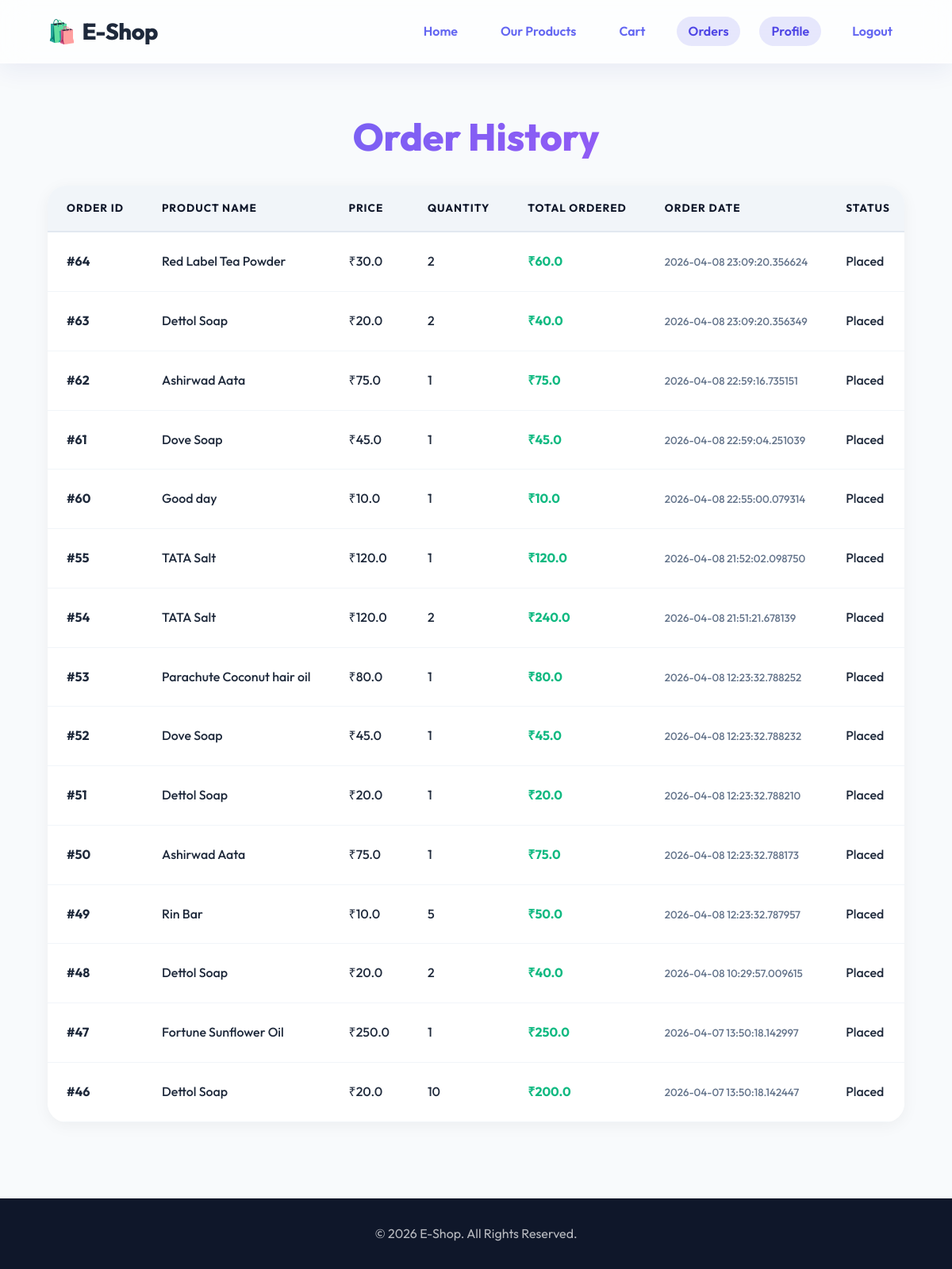
/user/orders (signed in), run on the app's committed database.
### tables this page shows
CREATE TABLE orders(
        id INTEGER PRIMARY KEY AUTOINCREMENT,
        email TEXT,
        product_id INTEGER,
        quantity INTEGER,
        status TEXT,
        order_date TEXT,
        total REAL, bill_id INTEGER, margin REAL DEFAULT 0,
        FOREIGN KEY(email) REFERENCES login(email),
        FOREIGN KEY(product_id) REFERENCES products(product_id)
    );

CREATE TABLE products(
        product_id INTEGER PRIMARY KEY AUTOINCREMENT,
        name TEXT,
        price REAL,
        stock INTEGER,
        description TEXT,
        image TEXT
    , purchasing_price REAL DEFAULT 0);

### main.py (the view)
@app.route('/user/orders')
def orders():
    email = session.get('email')
    if not email:
        return redirect('/login')
    conn = db_conn()
    cursor = conn.cursor()
    cursor.execute("""SELECT orders.id, products.name, products.price, orders.quantity, orders.order_date, orders.total, orders.status FROM orders JOIN products ON orders.product_id = products.product_id WHERE orders.email=? ORDER BY orders.order_date DESC""",(email,))
    orders = cursor.fetchall()
    conn.close()
    return render_template('orders.html',orders=orders)

### main.py (called while the page is built)
def db_conn():
    conn = sqlite3.connect('test.db')
    conn.execute("PRAGMA foreign_keys = ON")
    return conn

@app.context_processor
def inject_shop_name():
    return dict(shop_name=SHOP_NAME)

### templates/orders.html (shortened to what this page needs)
{% extends 'base.html' %}
{% block content %}
<div class="fade-in">
    <h1 class="page-title">Order History</h1>
    {% if orders %}
    <div class="table-wrapper">
        <table class="premium-table">
            <thead>
                <tr>
                    <th>Order ID</th>
                    <th>Product Name</th>
                    <th>Price</th>
                    <th>Quantity</th>
                    <th>Total Ordered</th>
                    <th>Order Date</th>
                    <th>Status</th>
                </tr>
            </thead>
            <tbody>
                {% for o in orders %}
                <tr>
                    <td><strong>#{{ o[0] }}</strong></td>
                    <td>{{ o[1] }}</td>
                    <td>₹{{ o[2] }}</td>
                    <td>{{ o[3] }}</td>
                    <td style="color: var(--success-color); font-weight: bold;">₹{{ o[5] }}</td>
                    <td><small style="color: var(--text-muted);">{{ o[4] }}</small></td>
                    <td>
                        {% if 'Cancelled' in o[6] %}
                        <span style="color: var(--danger-color); font-weight: bold;">{{ o[6] }}</span>
                        {% else %}
                        <span style="color: var(--text-main);">{{ o[6] }}</span>
                        {% endif %}
                    </td>
                </tr>
                {% endfor %}
            </tbody>
        </table>
    </div>
    {% else %}
    <div class="center-container" style="min-height: 40vh; flex-direction: column;">
        <h2 style="color: var(--text-muted); margin-bottom: 2rem;">You have not placed any orders yet.</h2>
        <a href="/user/products" class="btn btn-primary">Start Shopping</a>
    </div>
    {% endif %}
</div>
{% endblock %}

### static/style.css (style rules this page uses)
:root { --primary-color: #6366f1; --primary-light: #818cf8; --primary-dark: #4f46e5; --secondary-color: #0f172a; --accent-color: #ec4899; --accent-hover: #be185d; --success-color: #10b981; --success-hover: #059669; --danger-color: #ef4444; --danger-hover: #b91c1c; --bg-main: #f8fafc; --surface-light: rgba(255, 255, 255, 0.7); --surface-solid: #ffffff; --text-main: #1e293b; --text-muted: #64748b; --text-light: #f8fafc; --gradient-primary: linear-gradient(135deg, #6366f1 0%, #a855f7 100%); --gradient-admin: linear-gradient(135deg, #0f172a 0%, #334155 100%); --radius-sm: 8px; --radius-md: 16px; --radius-lg: 24px; --radius-pill: 9999px; --shadow-soft: 0 4px 20px rgba(0, 0, 0, 0.05); --shadow-hover: 0 10px 40px rgba(99, 102, 241, 0.2); --shadow-glass: 0 8px 32px 0 rgba(31, 38, 135, 0.07); --nav-height: 80px; --transition-fast: 0.2s cubic-bezier(0.4, 0, 0.2, 1); --transition-smooth: 0.4s cubic-bezier(0.4, 0, 0.2, 1); }
* { margin: 0; padding: 0; box-sizing: border-box; }
body { font-family: 'Outfit', sans-serif; background-color: var(--bg-main); color: var(--text-main); line-height: 1.6; overflow-x: hidden; min-height: 100vh; display: flex; flex-direction: column; }
h1, h2, h3, h4, h5, h6 { font-weight: 700; line-height: 1.2; color: var(--secondary-color); margin-bottom: 0.5rem; }
.page-title { text-align: center; font-size: 3rem; font-weight: 800; margin: 2rem 0; background: var(--gradient-primary); -webkit-background-clip: text; background-clip: text; -webkit-text-fill-color: transparent; animation: slideDown 0.8s ease-out forwards; }
.fade-in { animation: fadeUp 0.6s ease-out forwards; }
.table-wrapper { background: var(--surface-solid); border-radius: var(--radius-lg); box-shadow: var(--shadow-soft); overflow-x: auto; overflow-y: hidden; margin: 2rem 0; width: 100%; animation: fadeUp 0.6s ease-out; }
.premium-table { width: 100%; min-width: 1000px; border-collapse: collapse; text-align: left; }
.premium-table th { background: #f1f5f9; padding: 18px 24px; font-weight: 700; color: var(--secondary-color); text-transform: uppercase; font-size: 0.85rem; letter-spacing: 1px; border-bottom: 2px solid #e2e8f0; white-space: nowrap; }
.premium-table td { padding: 20px 24px; border-bottom: 1px solid #f1f5f9; vertical-align: middle; color: var(--text-main); font-weight: 500; white-space: nowrap; }
.premium-table tbody tr { transition: var(--transition-fast); }

### data on the page
orders: id "64", name "Red Label Tea Powder", price "30.0", quantity "2", total "60.0", order_date "2026-04-08 23:09:20.356624", status "Placed"
orders: id "63", name "Dettol Soap", price "20.0", quantity "2", total "40.0", order_date "2026-04-08 23:09:20.356349", status "Placed"
orders: id "62", name "Ashirwad Aata", price "75.0", quantity "1", total "75.0", order_date "2026-04-08 22:59:16.735151", status "Placed"
orders: id "61", name "Dove Soap", price "45.0", quantity "1", total "45.0", order_date "2026-04-08 22:59:04.251039", status "Placed"
orders: id "60", name "Good day", price "10.0", quantity "1", total "10.0", order_date "2026-04-08 22:55:00.079314", status "Placed"
orders: id "55", name "TATA Salt", price "120.0", quantity "1", total "120.0", order_date "2026-04-08 21:52:02.098750", status "Placed"
orders: id "54", name "TATA Salt", price "120.0", quantity "2", total "240.0", order_date "2026-04-08 21:51:21.678139", status "Placed"
orders: id "53", name "Parachute Coconut hair oil", price "80.0", quantity "1", total "80.0", order_date "2026-04-08 12:23:32.788252", status "Placed"
orders: id "52", name "Dove Soap", price "45.0", quantity "1", total "45.0", order_date "2026-04-08 12:23:32.788232", status "Placed"
orders: id "51", name "Dettol Soap", price "20.0", quantity "1", total "20.0", order_date "2026-04-08 12:23:32.788210", status "Placed"
orders: id "50", name "Ashirwad Aata", price "75.0", quantity "1", total "75.0", order_date "2026-04-08 12:23:32.788173", status "Placed"
orders: id "49", name "Rin Bar", price "10.0", quantity "5", total "50.0", order_date "2026-04-08 12:23:32.787957", status "Placed"
orders: id "48", name "Dettol Soap", price "20.0", quantity "2", total "40.0", order_date "2026-04-08 10:29:57.009615", status "Placed"
orders: id "47", name "Fortune Sunflower Oil", price "250.0", quantity "1", total "250.0", order_date "2026-04-07 13:50:18.142997", status "Placed"
orders: id "46", name "Dettol Soap", price "20.0", quantity "10", total "200.0", order_date "2026-04-07 13:50:18.142447", status "Placed"

### other printed values
{{ shop_name }} "E-Shop"
